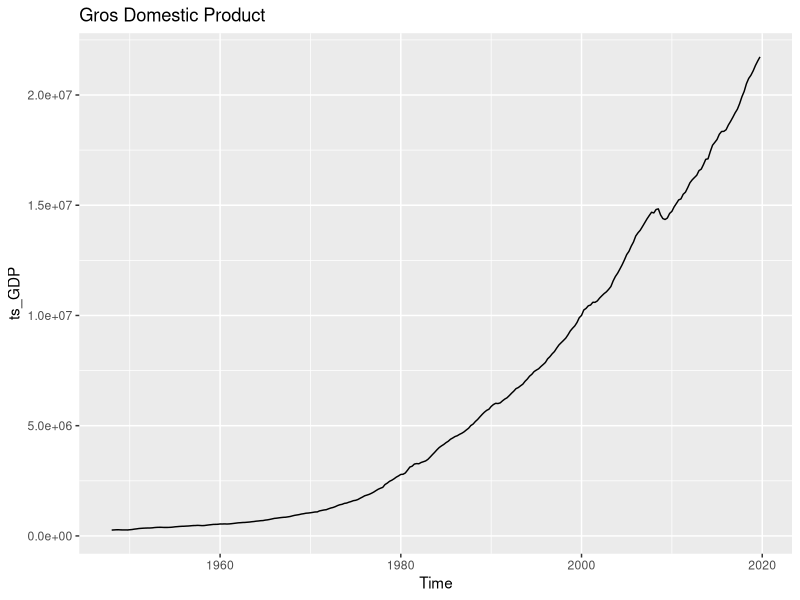
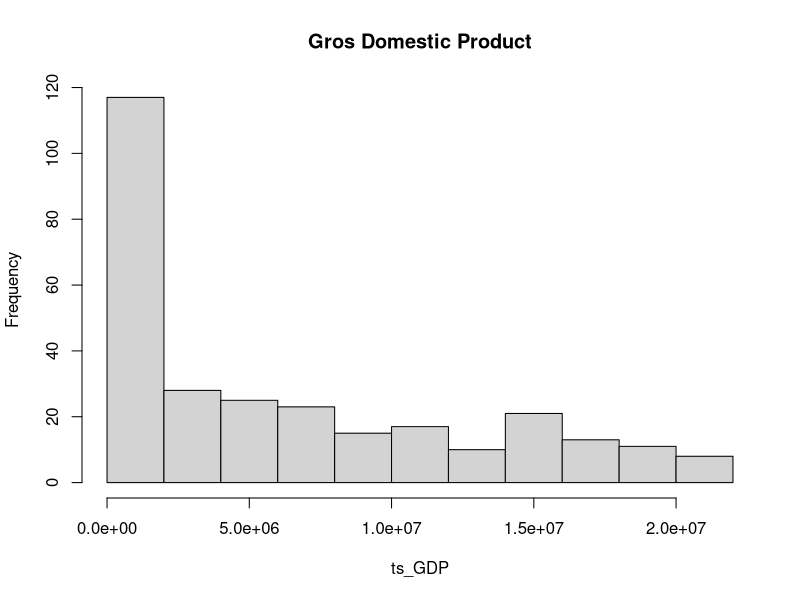
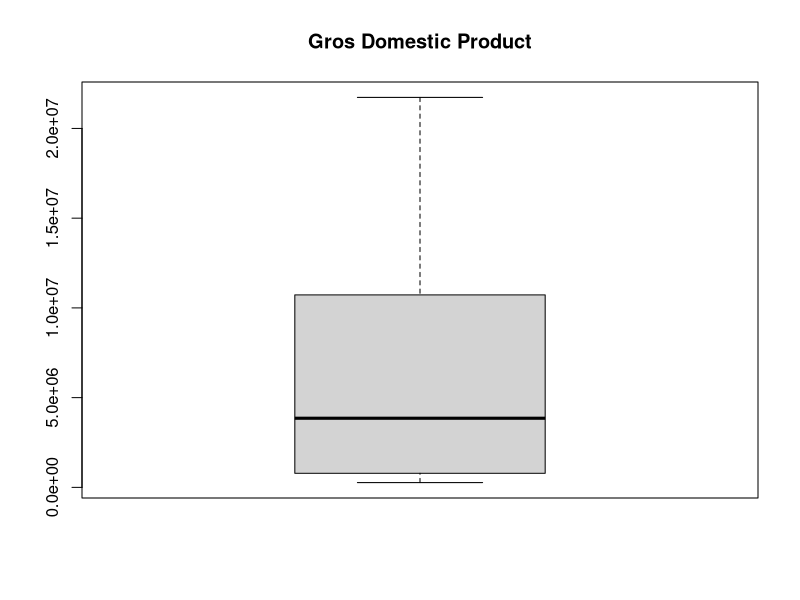
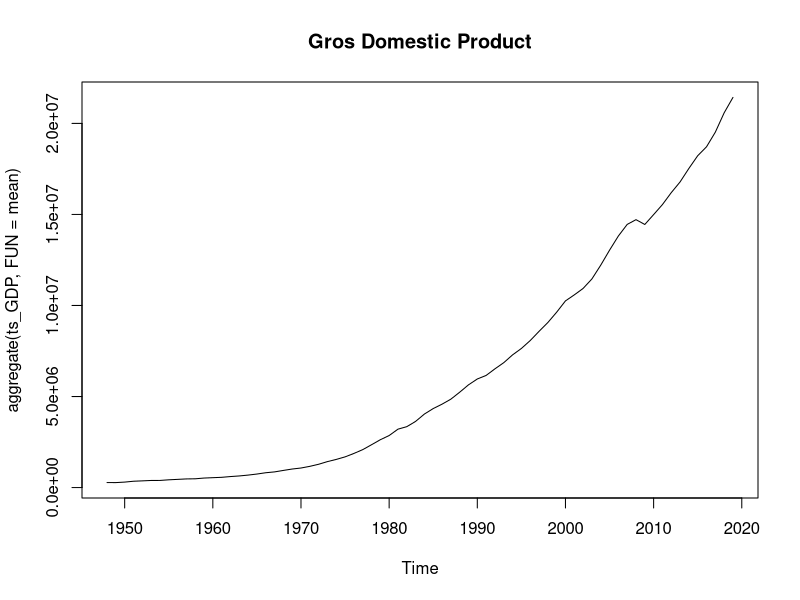
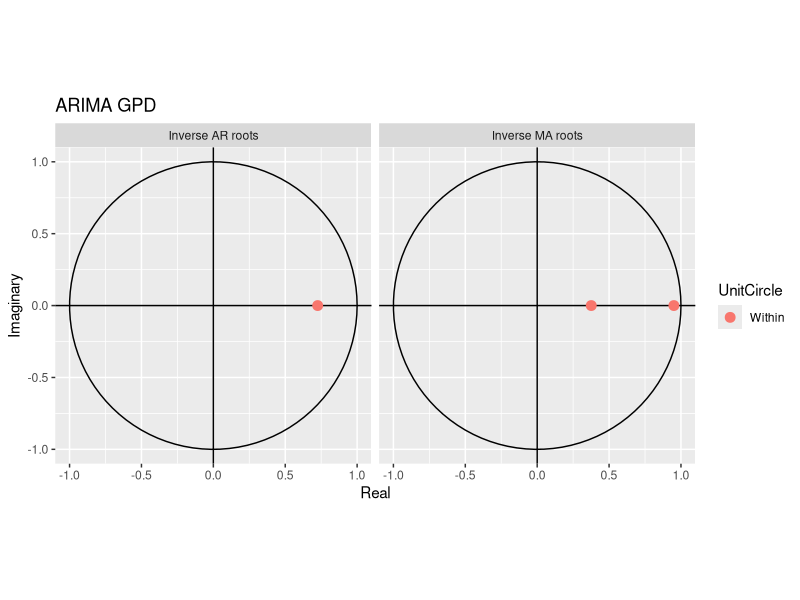
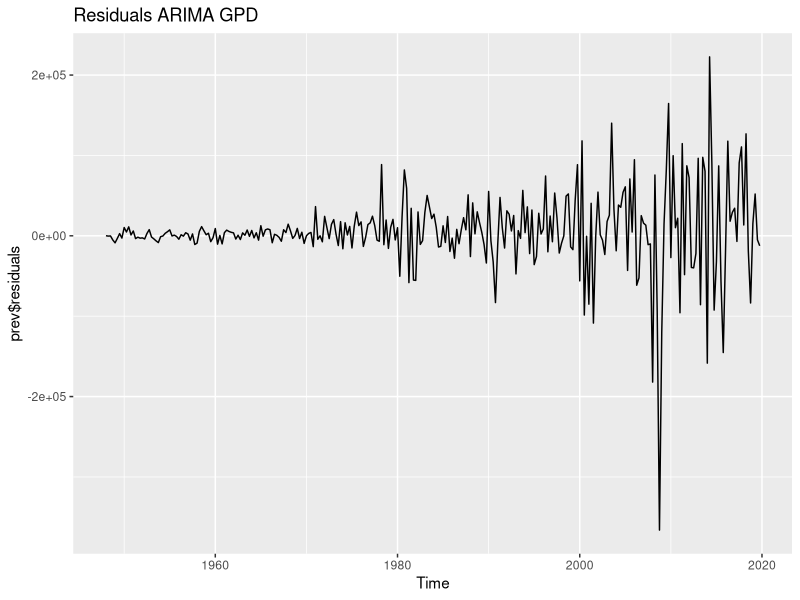
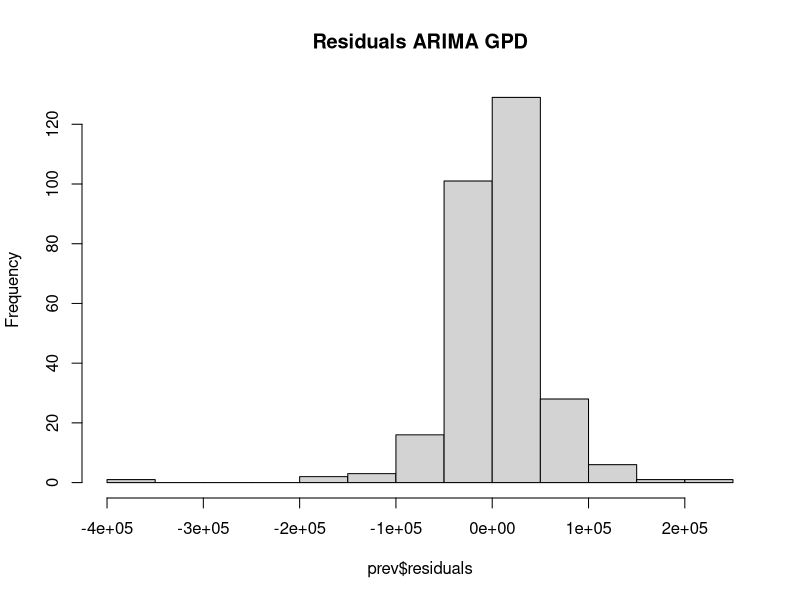
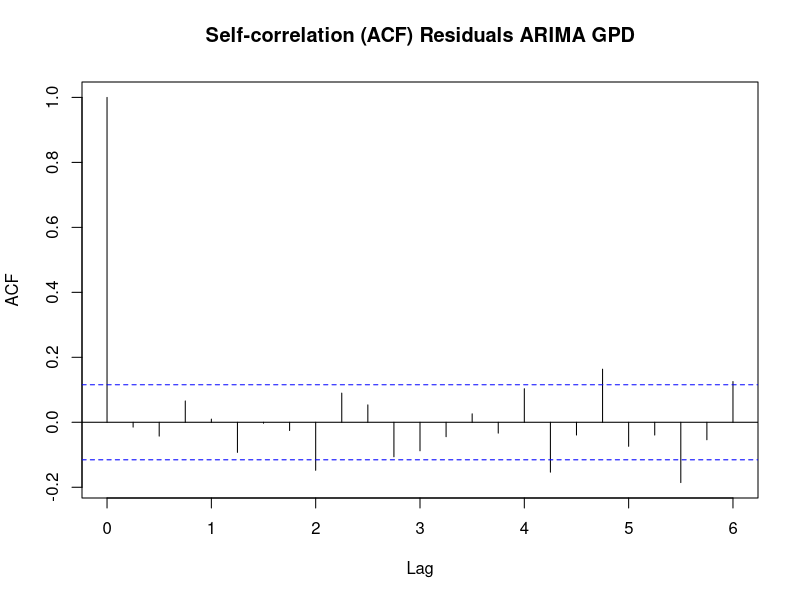

These charts were generated, in order, by the following R code:
## ---- chunk 1
# Packages
lista_pack2 <- c("forecast","ggplot2","urca","lmtest","dplyr","data.table","seasonal","seasonalview","zoo","stringr")
# install.packages(lista_pack2)
lapply(lista_pack2, require, character.only = TRUE)

# Data path
setwd('C:/Users/ttandozia/Desktop/CONSUMER_HISTORY')


# Dataset
study <- fread('STUDY.csv', sep = ',', colClasses = 'character', header = T)
study <- study %>% dplyr::mutate_at(vars(2:6), ~ as.numeric(str_replace(gsub(c("[$R-]"), "", .), ",", ".")))
study$Unemployment <- round(study$Unemployment,4)*100

## ---- chunk 2
# Generating the time series
ts_GDP <- ts(study$Gross_domestic_product_GDP, start = c(1948,1), end = c(2019,4), frequency = 4)
autoplot(ts_GDP, main = 'Gros Domestic Product')


# Mean, median, summary, length
print(paste0('Mean: ',round(mean(ts_GDP),2)))
print(paste0('Median: ',round(median(ts_GDP),2)))
print(paste0('length: ',length(ts_GDP)))
print(summary(ts_GDP))

## ---- chunk 3
# Graphics
hist(ts_GDP, main = 'Gros Domestic Product')
boxplot(ts_GDP, main = 'Gros Domestic Product')
plot(aggregate(ts_GDP, FUN=mean), main = 'Gros Domestic Product')

## ---- chunk 4
# Predictive time series model
prev <- auto.arima(ts_GDP)

# Analyzing residuals
autoplot(prev, main = 'ARIMA GPD')
autoplot(prev$residuals, main = 'Residuals ARIMA GPD')
hist(prev$residuals, main = 'Residuals ARIMA GPD')
var(prev$residuals,na.rm = T) # Variance. 'na.rm' does not consider NA
mean(as.vector(prev$residuals),na.rm = T)

## ---- chunk 5
# Self-correlation (acf) and Partial auto-correlation (pacf)
acf(prev$residuals, na.action = na.pass, main = 'Self-correlation (ACF) Residuals ARIMA GPD') # na.action to ignore 'NA'
pacf(prev$residuals, na.action = na.pass, lag.max = 13, main = 'Partial auto-correlation (PACF) Residuals ARIMA GPD')

## ---- chunk 6

# Special function to check residuals in the model
checkresiduals(prev)

## ---- chunk 7
# Normality test
shapiro.test(prev$residuals) 

## ---- chunk 8
# Stationarity test
x <- ur.kpss(ts_GDP) 
print(x) 


## ---- chunk 9
print(paste0('It is necessary to do ',ndiffs(ts_GDP),' differentiations'))

# 1 differentiation
ts_GDP_1 <- diff(ts_GDP)
x <- ur.kpss(ts_GDP_1)
print(x)


# 2 differentiations
ts_GDP_2 <- diff(ts_GDP_1)
x <- ur.kpss(ts_GDP_2)
print(x)

## ---- chunk 10
plot(ts_GDP, main = 'Gros Domestic Product')
plot(ts_GDP_2, main = 'Gros Domestic Product | 2 differentiations')

## ---- chunk 11
# Seasonality and trend of the normal series
plot(ts_GDP, main = 'Gros Domestic Product')
abline(reg=lm(ts_GDP~time(ts_GDP)), col = 'red')


# Seasonality and trend of the 2 differentiations series
plot(ts_GDP_2, main = 'Gros Domestic Product | 2 differentiations')
abline(reg=lm(ts_GDP_2~time(ts_GDP_2)), col = 'red')

## ---- chunk 12
# Classical decomposition of the normal series
normal <- decompose(ts_GDP)
autoplot(normal, main = 'Classical Decompose TS Gros Domestic Product')


# Classical decomposition of the 2 differentiations series
dif_2 <- decompose(ts_GDP_2)
autoplot(dif_2, main = 'Classical Decompose TS Gros Domestic Product | 2 differentiations')


## ---- chunk 13

# Mstl decomposition of the normal series
msap_normal <- mstl(ts_GDP)
autoplot(msap_normal, main = 'MSTL Decompose TS Gros Domestic Product')


# Mstl decomposition of the 2 differentiations series
msap_dif <- mstl(ts_GDP_2)
autoplot(msap_dif, main = 'MSTL Decompose TS Gros Domestic Product | 2 differentiations')

## ---- chunk 14

# Transformation

# Normal series
lbd_normal <- BoxCox.lambda(ts_GDP)
print(lbd_normal)
ts_GDP_t <- BoxCox(ts_GDP,lambda = lbd_normal)
autoplot(ts_GDP_t, main = 'TS Gros Domestic Product | BoxCox transformation')

# 2 differentiations series
lbd_dif <- BoxCox.lambda(ts_GDP_2)
print(lbd_dif)
ts_GDP_2_t <- BoxCox(ts_GDP_2,lambda = lbd_dif)
autoplot(ts_GDP_2_t, main = 'TS Gros Domestic Product | BoxCox transformation | 2 differentiations')

## ---- chunk 15
plot(ts_GDP, main = 'Gros Domestic Product')
plot(ts_GDP_t, main = 'Gros Domestic Product | BoxCox')



plot(ts_GDP_2, main = 'Gros Domestic Product | 2 differentiations')
plot(ts_GDP_2_t, main = 'Gros Domestic Product | 2 differentiations BoxCox')

## ---- chunk 16

# Calculating the moving average with order 2 in the normal series
ts_GDP_t_m2 <- ma(ts_GDP_t, order = 2)
autoplot(ts_GDP_t_m2, main = 'GDP | BoxCox | moving average 2')


# calculating the moving average with order 2 in the 2 differentiations series
ts_GDP_2_t_m2 <- ma(ts_GDP_2_t, order = 2)
autoplot(ts_GDP_2_t_m2, main = 'GDP | BoxCox 2 diffs. | moving average 2')


# Again, order 12 in normal
ts_GDP_t_m12 <- ma(ts_GDP_t, order = 12)
autoplot(ts_GDP_t_m12, main = 'GDP | BoxCox | moving average 12')


# Again, order 12 in 2 differentiations series
ts_GDP_2_t_m12 <- ma(ts_GDP_2_t, order = 2)
autoplot(ts_GDP_2_t_m12, main = 'GDP | BoxCox | 2 diffs. | moving average 12')


# Data cleaning. Take outliers in the normal series
ts_GDP_t_c <- tsclean(ts_GDP_t)
autoplot(ts_GDP_t_c, main = 'GDP | BoxCox | cleaned')


# Data cleaning. Take outliers in the 2 differentiations series
ts_GDP_2_t_c <- tsclean(ts_GDP_2_t)
autoplot(ts_GDP_2_t_c, main = 'GDP | BoxCox | 2 diffs. | cleaned')

## ---- chunk 17

# Comparing 
plot(ts_GDP_t_c, main = 'GDP | BoxCox | cleaned')
lines(ts_GDP_t, col="red")
lines(ts_GDP_t_m2, col="blue")
lines(ts_GDP_t_m12, col="green")

# Legend
legend("topleft",legend=c("without_dif_transf_clean","Transf","Ma2","Ma12"),
       col = c("black","red","blue","green"), lty=1:2, cex=0.8)


# Comparing 
plot(ts_GDP_2_t_c, main = 'GDP | BoxCox | 2 diffs. | cleaned')
lines(ts_GDP_2_t, col="red")
lines(ts_GDP_2_t_m2, col="blue")
lines(ts_GDP_2_t_m12, col="green")

# Legend
legend("topleft",legend=c("with_dif_transf_clean","Transf","Ma2","Ma12"),
       col = c("black","red","blue","green"), lty=1:2, cex=0.8)

## ---- chunk 18


# Train and test sets for BoxCox without differentiations
treino_bxc_cl <- window(ts_GDP_t_c, start=c(1948,1), end=c(2017,4))
teste_bxc_cl <- window(ts_GDP_t_c, start=c(2018,1), end=c(2019,4))


# ARIMA
modelo_bxc_cl <- auto.arima(treino_bxc_cl)
modelo_bxc_cl


# Predicts
prev_bxc_cl <- forecast(modelo_bxc_cl)
print(prev_bxc_cl)
autoplot(prev_bxc_cl, main = 'ARIMA BOXCOX')


# Analyzing
plot(prev_bxc_cl, main = 'ARIMA BOXCOX')
lines(prev_bxc_cl$mean, col="red")


## ---- chunk 19
accuracy(ts_GDP_t_c[281:288],prev_bxc_cl$mean)

## ---- chunk 20

# Creating ts with all features
ts_GDP_GERAL <- ts(study, start = c(1948,1), end = c(2019,4), frequency = 4)
autoplot(ts_GDP_GERAL, main = 'GDP ALL FEATURES')


# Train and test sets for BoxCox without differentiations
treino_bxc <- window(ts_GDP_t, start=c(1948,1), end=c(2017,4))
teste_bxc <- window(ts_GDP_t, start=c(2018,1), end=c(2019,4))


# Train and test sets for ts with 2 differentiations and BoxCox transformation
treino_bxc_dif <- window(ts_GDP_2_t, start=c(1948,1), end=c(2017,4))
teste_bxc_dif <- window(ts_GDP_2_t, start=c(2018,1), end=c(2019,4))


# separates the unemployment variable for the model
unemp <- as.vector(window(ts_GDP_GERAL[,c("Unemployment")],
                              start=c(1948,1), end=c(2017,4)))

## ---- chunk 21
# ARIMA with unemployment used in xreg
modelo_bxc <- auto.arima(treino_bxc, xreg = unemp)

# Function to know how many differentiations the variable unemployment needs to become stationary
ndiffs(unemp)

# Differentiation
unemp_dif <- diff(unemp)
x <- ur.kpss(unemp_dif)


# Trainning with a window in unemployment
unemp2 <- unemp_dif[3:280]
modelo_bxc_dif <- auto.arima(treino_bxc_dif, xreg = unemp2)

# New data for unemployment
unemp_novo <- as.vector(window(ts_GDP_GERAL[,c("Unemployment")],
                           start=c(2018,1), end=c(2019,4)))


## ---- chunk 22
# Predicts
prev_bxc <- forecast(modelo_bxc, xreg = unemp_novo)
print(prev_bxc)
autoplot(prev_bxc, main = 'ARIMA BOXCOX')


prev_bxc_dif <- forecast(modelo_bxc_dif, xreg = unemp_novo)
print(prev_bxc_dif)
autoplot(prev_bxc_dif, main = 'ARIMA BOXCOX | DIFFERENTIATIONS')


# Analyzing
plot(prev_bxc, main = 'ARIMA BOXCOX')
lines(prev_bxc$mean, col="red")

plot(prev_bxc_dif, main = 'ARIMA BOXCOX | DIFFERENTIATIONS')
lines(prev_bxc_dif$mean, col="red")
## ---- chunk 23

accuracy(ts_GDP_t[281:288],prev_bxc$mean)

## ---- chunk 24

accuracy(ts_GDP_2_t[279:286],prev_bxc_dif$mean)
## ---- chunk 25

# Aggregating the unemployment column in the adjusted series
unemp <- as.ts(ts_GDP_GERAL[,6])
ts_GDP_t_un <- t(ts(rbind(ts_GDP_t,unemp)))
ts_GDP_t_un <- ts(ts_GDP_t_un, start=c(1948,1),end=c(2019,4), frequency = 4)
colnames(ts_GDP_t_un) <- c('GDP','unemp')       
autoplot(ts_GDP_t_un, main = 'GDP + UNEMP')


unemp <- as.ts(ts_GDP_GERAL[,6])
unemp <- unemp[3:288]
ts_GDP_2_t_un <- t(ts(rbind(ts_GDP_2_t,unemp)))
ts_GDP_2_t_un <- ts(ts_GDP_2_t_un, start=c(1948,1),end=c(2019,4), frequency = 4)
colnames(ts_GDP_2_t_un) <- c('GDP','unemp')       
autoplot(ts_GDP_2_t_un, main = 'GDP DIFFS. + UNEMP')


# Train and test sets
treino_bxc_un <- window(ts_GDP_t_un, start=c(1948,1), end=c(2017,4))
teste_bxc_un <- window(ts_GDP_t_un, start=c(2018,1), end=c(2019,4))

treino_bxc_dif_un <- window(ts_GDP_2_t_un, start=c(1948,1), end=c(2017,4))
teste_bxc_dif_un <- window(ts_GDP_2_t_un, start=c(2018,1), end=c(2019,4))


# Auto Arima
modelo_arima_bxc <- auto.arima(y=treino_bxc_un[,1], xreg = treino_bxc_un[,2], stepwise = F, trace = F)
modelo_arima_bxc_dif <- auto.arima(y=treino_bxc_dif_un[,1], xreg = treino_bxc_dif_un[,2], stepwise = F, trace = F)

## ---- chunk 26

# Predict
prev_arima_bxc <- forecast(modelo_arima_bxc, xreg = teste_bxc_un[,2])
prev_arima_bxc_dif <- forecast(modelo_bxc_dif, xreg = teste_bxc_dif_un[,2])


# Plot
plot(treino_bxc_un[,1], main = 'ARIMA BOXCOX + UNEMP')
lines(prev_arima_bxc$mean, col="red")

plot(treino_bxc_dif_un[,1], main = 'ARIMA BOXCOX DIFFS. + UNEMP')
lines(prev_arima_bxc_dif$mean, col="red")

## ---- chunk 27
accuracy(prev_arima_bxc$mean,teste_bxc_un[,1])
accuracy(prev_arima_bxc_dif$mean,teste_bxc_dif_un[,1])

## ---- chunk 28

# RNN
modelo_rnn_bxc <- nnetar(y = treino_bxc_un[,1], xreg = treino_bxc_un[,2])
modelo_rnn_bxc_dif <- nnetar(y = treino_bxc_dif_un[,1], xreg = treino_bxc_dif_un[,2])


# Predict
prev_rnn_bxc <- forecast(modelo_rnn_bxc, xreg = teste_bxc_un[,2])
prev_rnn_bxc_dif <- forecast(modelo_rnn_bxc_dif, xreg = teste_bxc_dif_un[,2])


# Plot
autoplot(prev_rnn_bxc, main = 'RNN BOXCOX + UNEMP')
autoplot(prev_rnn_bxc_dif)
## ---- chunk 29

accuracy(prev_rnn_bxc$mean,teste_bxc_un[,1])
accuracy(prev_rnn_bxc_dif$mean,teste_bxc_dif_un[,1])

## ---- chunk 30
# Plot
plot(ts_GDP_t_un[,1], main = 'CPMPARING MODELS')
lines(prev_arima_bxc$mean, col="blue")
lines(prev_rnn_bxc$mean, col="red")
legend("topleft",legend=c("ARIMA","RNN"),
       col = c("blue","red"), lty=1:2, cex=0.8)


plot(ts_GDP_2_t_un[,1], main = 'COMPARING MODELS DIFFS.')
lines(prev_arima_bxc_dif$mean, col="blue")
lines(prev_rnn_bxc_dif$mean, col="red")
legend("topleft",legend=c("ARIMA","RNN"),
       col = c("blue","red"), lty=1:2, cex=0.8)

## ---- chunk 31
# Adjusting the studys for the model
gdp_treino_bxc <- treino_bxc_un[,1]
gdp_teste_bxc <- teste_bxc_un[,1]

gdp_treino_bxc_dif <- treino_bxc_dif_un[,1]
gdp_teste_bxc_dif <- teste_bxc_dif_un[,1]

unemp_treino <- ts(ts_GDP_GERAL[1:280,6], start=c(1948,1), end=c(2017,4), frequency = 4)
unemp_teste <- ts(ts_GDP_GERAL[281:288,6], start=c(2018,1), end=c(2019,4), frequency = 4)


# Models
modelo_reg_bxc <- tslm(gdp_treino_bxc ~ trend + season + unemp_treino)
modelo_reg_bxc_dif <- tslm(gdp_treino_bxc_dif ~ trend + season + unemp_treino)


# Predict
prev_reg_bxc <- forecast(modelo_reg_bxc, newdata = data.frame(unemp_treino = unemp_teste))
prev_reg_bxc_dif <- forecast(modelo_reg_bxc_dif, newdata = data.frame(unemp_treino = unemp_teste))


# Plot
autoplot(prev_reg_bxc, main = 'TSLM BOXCOX + UNEMP')
autoplot(prev_reg_bxc_dif, main = 'TSLM BOXCOX + UNEMP | 2 DIFFS.')

## ---- chunk 32

accuracy(prev_reg_bxc$mean,gdp_teste_bxc)
accuracy(prev_reg_bxc_dif$mean,gdp_teste_bxc_dif)

## ---- chunk 33

# Plot
plot(ts_GDP_t_un[,1], main = 'COMPARING MODELS')
lines(prev_arima_bxc$mean, col="blue")
lines(prev_rnn_bxc$mean, col="red")
lines(prev_reg_bxc$mean, col="green")
legend("topleft",legend=c("ARIMA","RNN", "REGRESSION"),
       col = c("blue","red", "green"), lty=1:2, cex=0.8)


plot(ts_GDP_2_t_un[,1], main = 'COMPARING MODELS DIFFS.')
lines(prev_arima_bxc_dif$mean, col="blue")
lines(prev_rnn_bxc_dif$mean, col="red")
lines(prev_reg_bxc_dif$mean, col="green")
legend("topleft",legend=c("ARIMA","RNN", "REGRESSION"),
       col = c("blue","red", "green"), lty=1:2, cex=0.8)

## ---- chunk 34
# Analyzing
plot(prev_bxc_cl, main = 'ARIMA BOXCOX')
lines(prev_bxc_cl$mean, col="red")

## ---- chunk 35
accuracy(ts_GDP_t_c[281:288],prev_bxc_cl$mean)


## ---- chunk 36

rm(list = ls())
gc()

